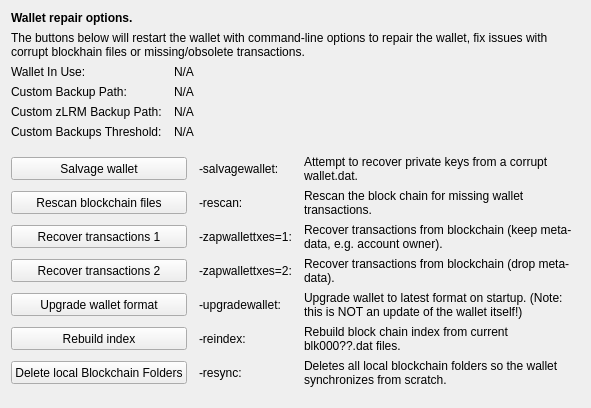
     <widget class="QWidget" name="tab_repair">
      <attribute name="title">
       <string>&amp;Wallet Repair</string>
      </attribute>
      <layout class="QGridLayout" name="gridLayout_4" columnstretch="0,0,0,0">
       <property name="horizontalSpacing">
        <number>12</number>
       </property>
       <item row="0" column="0" colspan="4">
        <widget class="QLabel" name="label_repair_header">
         <property name="font">
          <font>
           <weight>75</weight>
           <bold>true</bold>
          </font>
         </property>
         <property name="text">
          <string>Wallet repair options.</string>
         </property>
        </widget>
       </item>
       <item row="1" column="0" colspan="4">
        <widget class="QLabel" name="label_repair_helptext">
         <property name="font">
          <font>
           <weight>50</weight>
           <bold>false</bold>
          </font>
         </property>
         <property name="text">
          <string>The buttons below will restart the wallet with command-line options to repair the wallet, fix issues with corrupt blockhain files or missing/obsolete transactions.</string>
         </property>
         <property name="wordWrap">
          <bool>true</bool>
         </property>
        </widget>
       </item>
       <item row="2" column="0">
        <widget class="QLabel" name="wallet_path_label">
         <property name="text">
          <string>Wallet In Use:</string>
         </property>
        </widget>
       </item>
       <item row="2" column="1" colspan="3">
        <widget class="QLabel" name="wallet_path">
         <property name="cursor">
          <cursorShape>IBeamCursor</cursorShape>
         </property>
         <property name="text">
          <string>N/A</string>
         </property>
         <property name="textFormat">
          <enum>Qt::PlainText</enum>
         </property>
         <property name="textInteractionFlags">
          <set>Qt::LinksAccessibleByMouse|Qt::TextSelectableByKeyboard|Qt::TextSelectableByMouse</set>
         </property>
        </widget>
       </item>
       <item row="3" column="0">
        <widget class="QLabel" name="wallet_custombackuppath_label">
         <property name="text">
          <string>Custom Backup Path:</string>
         </property>
         <property name="visible">
          <bool>false</bool>
         </property>
        </widget>
       </item>
       <item row="3" column="1" colspan="3">
        <widget class="QLabel" name="wallet_custombackuppath">
         <property name="cursor">
          <cursorShape>IBeamCursor</cursorShape>
         </property>
         <property name="text">
          <string>N/A</string>
         </property>
         <property name="textFormat">
          <enum>Qt::PlainText</enum>
         </property>
         <property name="textInteractionFlags">
          <set>Qt::LinksAccessibleByMouse|Qt::TextSelectableByKeyboard|Qt::TextSelectableByMouse</set>
         </property>
         <property name="visible">
          <bool>false</bool>
         </property>
        </widget>
       </item>
       <item row="4" column="0">
        <widget class="QLabel" name="wallet_customzpivbackuppath_label">
         <property name="text">
          <string>Custom zLRM Backup Path:</string>
         </property>
         <property name="visible">
          <bool>false</bool>
         </property>
        </widget>
       </item>
       <item row="4" column="1" colspan="3">
        <widget class="QLabel" name="wallet_customzpivbackuppath">
         <property name="cursor">
          <cursorShape>IBeamCursor</cursorShape>
         </property>
         <property name="text">
          <string>N/A</string>
         </property>
         <property name="textFormat">
          <enum>Qt::PlainText</enum>
         </property>
         <property name="textInteractionFlags">
          <set>Qt::LinksAccessibleByMouse|Qt::TextSelectableByKeyboard|Qt::TextSelectableByMouse</set>
         </property>
         <property name="visible">
          <bool>false</bool>
         </property>
        </widget>
       </item>
       <item row="5" column="0">
        <widget class="QLabel" name="wallet_custombackupthreshold_label">
         <property name="text">
          <string>Custom Backups Threshold:</string>
         </property>
         <property name="visible">
          <bool>false</bool>
         </property>
        </widget>
       </item>
       <item row="5" column="1" colspan="3">
        <widget class="QLabel" name="wallet_custombackupthreshold">
         <property name="cursor">
          <cursorShape>IBeamCursor</cursorShape>
         </property>
         <property name="text">
          <string>N/A</string>
         </property>
         <property name="textFormat">
          <enum>Qt::PlainText</enum>
         </property>
         <property name="textInteractionFlags">
          <set>Qt::LinksAccessibleByMouse|Qt::TextSelectableByKeyboard|Qt::TextSelectableByMouse</set>
         </property>
         <property name="visible">
          <bool>false</bool>
         </property>
        </widget>
       </item>
       <item row="6" column="0">
        <spacer name="verticalSpacer_repair1">
         <property name="orientation">
          <enum>Qt::Vertical</enum>
         </property>
         <property name="sizeHint" stdset="0">
          <size>
           <width>10</width>
           <height>10</height>
          </size>
         </property>
        </spacer>
       </item>
       <item row="7" column="0" colspan="2">
        <widget class="QPushButton" name="btn_salvagewallet">
         <property name="minimumSize">
          <size>
           <width>100</width>
           <height>23</height>
          </size>
         </property>
         <property name="text">
          <string>Salvage wallet</string>
         </property>
        </widget>
       </item>
       <item row="7" column="2">
        <widget class="QLabel" name="label_repair_salvage_command">
         <property name="text">
          <string notr="true">-salvagewallet:</string>
         </property>
        </widget>
       </item>
       <item row="7" column="3">
        <widget class="QLabel" name="label_repair_salvage">
         <property name="text">
          <string>Attempt to recover private keys from a corrupt wallet.dat.</string>
         </property>
         <property name="wordWrap">
          <bool>true</bool>
         </property>
        </widget>
       </item>
       <item row="8" column="0" colspan="2">
        <widget class="QPushButton" name="btn_rescan">
         <property name="minimumSize">
          <size>
           <width>100</width>
           <height>23</height>
          </size>
         </property>
         <property name="text">
          <string>Rescan blockchain files</string>
         </property>
        </widget>
       </item>
       <item row="8" column="2">
        <widget class="QLabel" name="label_repair_rescan_command">
         <property name="text">
          <string notr="true">-rescan:</string>
         </property>
        </widget>
       </item>
       <item row="8" column="3">
        <widget class="QLabel" name="label_repair_rescan">
         <property name="text">
          <string>Rescan the block chain for missing wallet transactions.</string>
         </property>
         <property name="wordWrap">
          <bool>true</bool>
         </property>
        </widget>
       </item>
       <item row="9" column="0" colspan="2">
        <widget class="QPushButton" name="btn_zapwallettxes1">
         <property name="minimumSize">
          <size>
           <width>100</width>
           <height>23</height>
          </size>
         </property>
         <property name="text">
          <string>Recover transactions 1</string>
         </property>
        </widget>
       </item>
       <item row="9" column="2">
        <widget class="QLabel" name="label_repair_zap1_command">
         <property name="text">
          <string notr="true">-zapwallettxes=1:</string>
         </property>
        </widget>
       </item>
       <item row="9" column="3">
        <widget class="QLabel" name="label_repair_zap1">
         <property name="text">
          <string>Recover transactions from blockchain (keep meta-data, e.g. account owner).</string>
         </property>
         <property name="wordWrap">
          <bool>true</bool>
         </property>
        </widget>
       </item>
       <item row="10" column="0" colspan="2">
        <widget class="QPushButton" name="btn_zapwallettxes2">
         <property name="minimumSize">
          <size>
           <width>100</width>
           <height>23</height>
          </size>
         </property>
         <property name="text">
          <string>Recover transactions 2</string>
         </property>
        </widget>
       </item>
       <item row="10" column="2">
        <widget class="QLabel" name="label_repair_zap2_command">
         <property name="text">
          <string notr="true">-zapwallettxes=2:</string>
         </property>
        </widget>
       </item>
       <item row="10" column="3">
        <widget class="QLabel" name="label_repair_zap2">
         <property name="text">
          <string>Recover transactions from blockchain (drop meta-data).</string>
         </property>
         <property name="wordWrap">
          <bool>true</bool>
         </property>
        </widget>
       </item>
       <item row="11" column="0" colspan="2">
        <widget class="QPushButton" name="btn_upgradewallet">
         <property name="minimumSize">
          <size>
           <width>100</width>
           <height>23</height>
          </size>
         </property>
         <property name="text">
          <string>Upgrade wallet format</string>
         </property>
        </widget>
       </item>
       <item row="11" column="2">
        <widget class="QLabel" name="label_repair_upgrade_command">
         <property name="text">
          <string notr="true">-upgradewallet:</string>
         </property>
        </widget>
       </item>
       <item row="11" column="3">
        <widget class="QLabel" name="label_repair_upgrade">
         <property name="text">
          <string>Upgrade wallet to latest format on startup. (Note: this is NOT an update of the wallet itself!)</string>
         </property>
         <property name="wordWrap">
          <bool>true</bool>
         </property>
        </widget>
       </item>
       <item row="12" column="0" colspan="2">
        <widget class="QPushButton" name="btn_reindex">
         <property name="minimumSize">
          <size>
           <width>100</width>
           <height>23</height>
          </size>
         </property>
         <property name="text">
          <string>Rebuild index</string>
         </property>
        </widget>
       </item>
       <item row="12" column="2">
        <widget class="QLabel" name="label_repair_reindex_command">
         <property name="text">
          <string notr="true">-reindex:</string>
         </property>
        </widget>
       </item>
       <item row="12" column="3">
        <widget class="QLabel" name="label_repair_reindex">
         <property name="text">
          <string>Rebuild block chain index from current blk000??.dat files.</string>
         </property>
         <property name="wordWrap">
          <bool>true</bool>
         </property>
        </widget>
       </item>
       <item row="13" column="0" colspan="2">
        <widget class="QPushButton" name="btn_resync">
         <property name="minimumSize">
          <size>
           <width>100</width>
           <height>23</height>
          </size>
         </property>
         <property name="text">
          <string>Delete local Blockchain Folders</string>
         </property>
        </widget>
       </item>
       <item row="13" column="2">
        <widget class="QLabel" name="label_repair_resync_command">
         <property name="text">
          <string>-resync:</string>
         </property>
        </widget>
       </item>
       <item row="13" column="3">
        <widget class="QLabel" name="label_repair_resync">
         <property name="text">
          <string>Deletes all local blockchain folders so the wallet synchronizes from scratch.</string>
         </property>
         <property name="wordWrap">
          <bool>true</bool>
         </property>
        </widget>
       </item>
       <item row="14" column="0">
        <spacer name="verticalSpacer_repair2">
         <property name="orientation">
          <enum>Qt::Vertical</enum>
         </property>
         <property name="sizeHint" stdset="0">
          <size>
           <width>20</width>
           <height>10</height>
          </size>
         </property>
        </spacer>
       </item>
      </layout>
     </widget>
